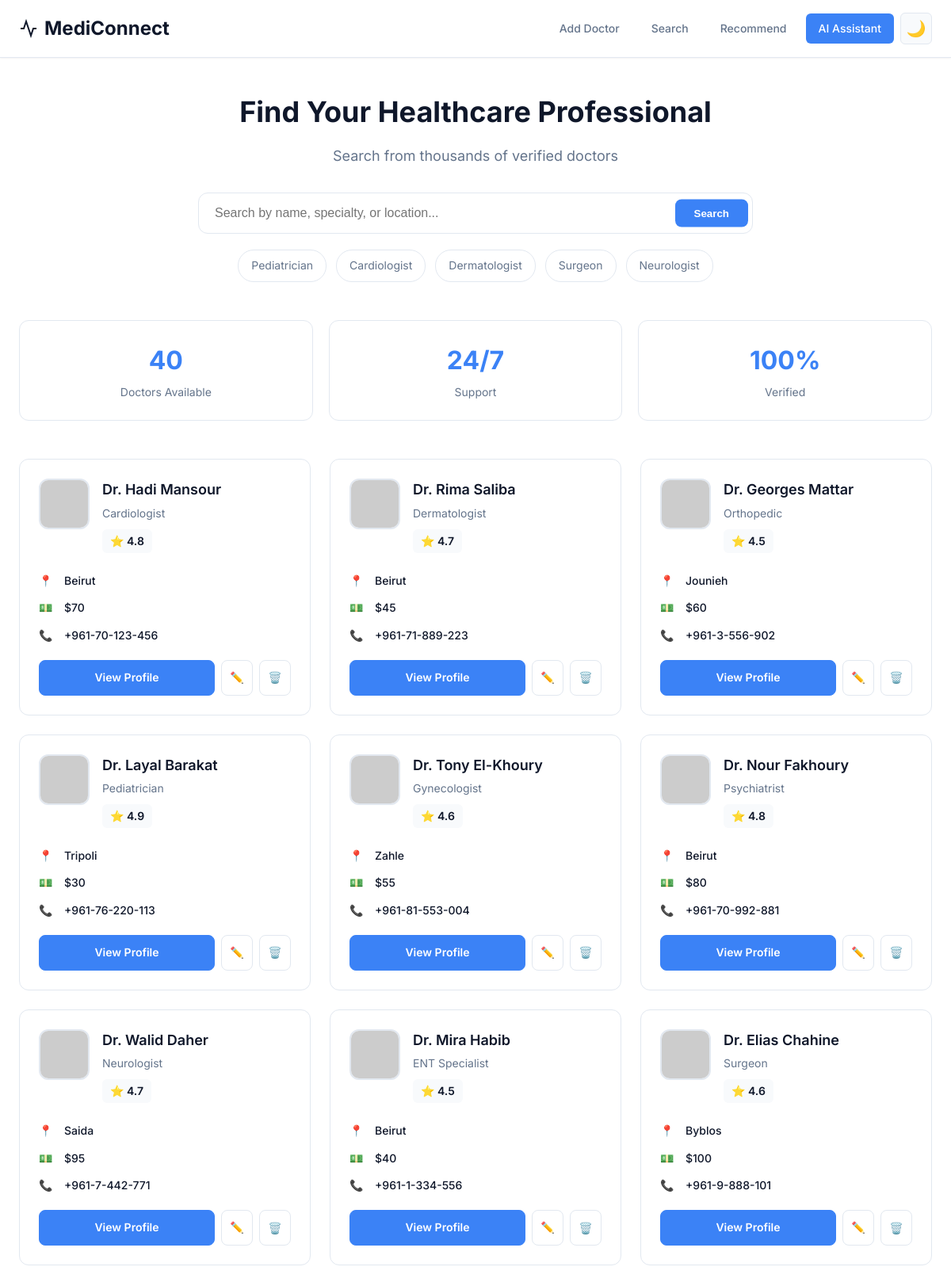
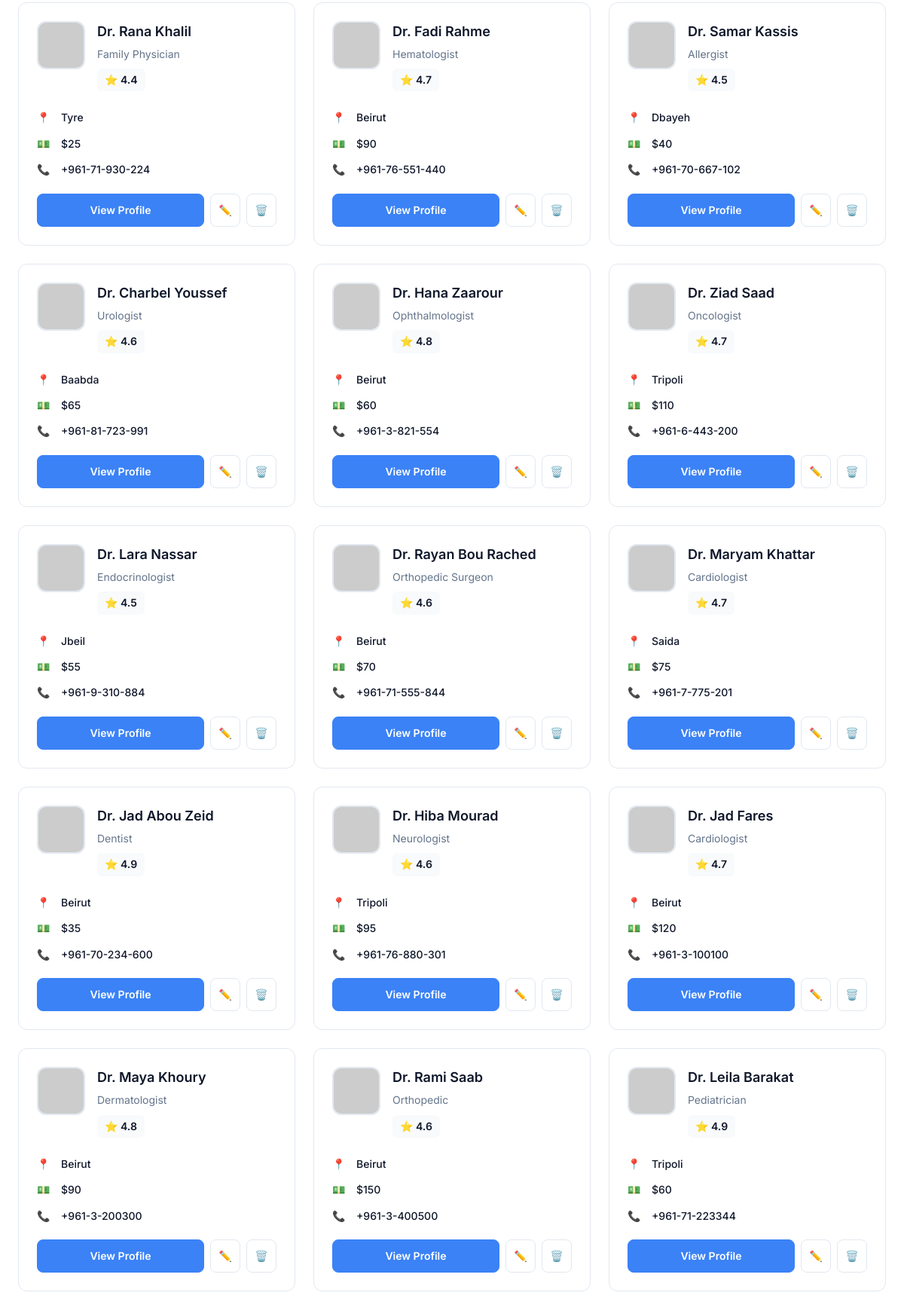
The page / (upper part) on the database its author committed (2 pictures, top to bottom).
### myapp1/models.py (models this page shows)
class Contact(models.Model):
    full_name = models.CharField(max_length=100)
    specialty = models.CharField(max_length=100)
    city = models.CharField(max_length=100)
    address = models.CharField(max_length=200)
    rating = models.FloatField(null=True, blank=True)
    fees = models.IntegerField(null=True, blank=True)
    phone = models.CharField(max_length=40)

### myapp1/views.py (the view)
# urls.py: path('', home, name='home'),
def home(request):
    contacts = Contact.objects.all()
    for contact in contacts:
        contact.profile_image = get_random_profile_image()
    return render(request, 'myapp1/home.html', {'contacts': contacts})

### myapp1/views.py (called while the page is built)
def get_random_profile_image():
    num = random.randint(1, 100)
    return f"https://ui-avatars.com/api/?name=Dr+{num}&size=128&background=random&bold=true"

### templates/myapp1/home.html (shortened to what this page needs)
<!DOCTYPE html>
<html lang="en">
<head>
</head>
<body>
    <nav>
        <div class="nav-container">
            <a href="/" class="logo">
                <svg width="24" height="24" viewBox="0 0 24 24" fill="none" stroke="currentColor" stroke-width="2">
                    <path d="M22 12h-4l-3 9L9 3l-3 9H2"/>
                </svg>
                MediConnect
            </a>
            <div class="nav-links">
                <a href="/create/" class="nav-btn">Add Doctor</a>
                <a href="/search/" class="nav-btn">Search</a>
                <a href="/recommend/" class="nav-btn">Recommend</a>
                <a href="/chatbot/" class="nav-btn primary">AI Assistant</a>
                <button class="theme-toggle" onclick="toggleTheme()">🌙</button>
            </div>
        </div>
    </nav>
    <div class="container">
        <div class="search-section">
            <div class="search-header">
                <h1>Find Your Healthcare Professional</h1>
                <p>Search from thousands of verified doctors</p>
            </div>
            <form action="/search/" method="get">
                <div class="search-box">
                    <input type="text" name="q" class="search-input" placeholder="Search by name, specialty, or location...">
                    <button type="submit" class="search-btn">Search</button>
                </div>
            </form>
            <div class="filters">
                <span class="filter-chip">Pediatrician</span>
                <span class="filter-chip">Cardiologist</span>
                <span class="filter-chip">Dermatologist</span>
                <span class="filter-chip">Surgeon</span>
                <span class="filter-chip">Neurologist</span>
            </div>
        </div>
        <div class="stats">
            <div class="stat-card">
                <div class="stat-number">{{ contacts|length }}</div>
                <div class="stat-label">Doctors Available</div>
            </div>
            <div class="stat-card">
                <div class="stat-number">24/7</div>
                <div class="stat-label">Support</div>
            </div>
            <div class="stat-card">
                <div class="stat-number">100%</div>
                <div class="stat-label">Verified</div>
            </div>
        </div>
        <div class="doctors-grid">
            {% for c in contacts %}
            <div class="doctor-card">
                <div class="doctor-header">
                    <img src="{{ c.profile_image }}" alt="{{ c.full_name }}" class="doctor-avatar">
                    <div class="doctor-info">
                        <div class="doctor-name">{{ c.full_name }}</div>
                        <div class="doctor-specialty">{{ c.specialty }}</div>
                        <div class="doctor-rating">
                            ⭐ {{ c.rating }}
                        </div>
                    </div>
                </div>
                <div class="doctor-body">
                    <div class="doctor-details">
                        <div class="detail-row">
                            <span class="detail-icon">📍</span>
                            <span class="detail-value">{{ c.city }}</span>
                        </div>
                        <div class="detail-row">
                            <span class="detail-icon">💵</span>
                            <span class="detail-value">${{ c.fees }}</span>
                        </div>
                        <div class="detail-row">
                            <span class="detail-icon">📞</span>
                            <span class="detail-value">{{ c.phone }}</span>
                        </div>
                    </div>
                    <div class="doctor-actions">
                        <a href="/profile/{{ c.id }}/" class="btn btn-primary">View Profile</a>
                        <a href="/update/{{ c.id }}/" class="btn btn-icon">✏️</a>
                        <button onclick="if(confirm('Delete this doctor?')) window.location.href='/delete/{{ c.id }}/'" class="btn btn-icon">🗑️</button>
                    </div>
                </div>
            </div>
            {% endfor %}
        </div>
    </div>
</body>
</html>

### rows shown on the page
Contact: full_name "Dr. Hadi Mansour", specialty "Cardiologist", rating "4.8", city "Beirut", fees "70", phone "+961-70-123-456"
Contact: full_name "Dr. Rima Saliba", specialty "Dermatologist", rating "4.7", city "Beirut", fees "45", phone "+961-71-889-223"
Contact: full_name "Dr. Georges Mattar", specialty "Orthopedic", rating "4.5", city "Jounieh", fees "60", phone "+961-3-556-902"
Contact: full_name "Dr. Layal Barakat", specialty "Pediatrician", rating "4.9", city "Tripoli", fees "30", phone "+961-76-220-113"
Contact: full_name "Dr. Tony El-Khoury", specialty "Gynecologist", rating "4.6", city "Zahle", fees "55", phone "+961-81-553-004"
Contact: full_name "Dr. Nour Fakhoury", specialty "Psychiatrist", rating "4.8", city "Beirut", fees "80", phone "+961-70-992-881"
Contact: full_name "Dr. Walid Daher", specialty "Neurologist", rating "4.7", city "Saida", fees "95", phone "+961-7-442-771"
Contact: full_name "Dr. Mira Habib", specialty "ENT Specialist", rating "4.5", city "Beirut", fees "40", phone "+961-1-334-556"
Contact: full_name "Dr. Elias Chahine", specialty "Surgeon", rating "4.6", city "Byblos", fees "100", phone "+961-9-888-101"
Contact: full_name "Dr. Rana Khalil", specialty "Family Physician", rating "4.4", city "Tyre", fees "25", phone "+961-71-930-224"
Contact: full_name "Dr. Fadi Rahme", specialty "Hematologist", rating "4.7", city "Beirut", fees "90", phone "+961-76-551-440"
Contact: full_name "Dr. Samar Kassis", specialty "Allergist", rating "4.5", city "Dbayeh", fees "40", phone "+961-70-667-102"
Contact: full_name "Dr. Charbel Youssef", specialty "Urologist", rating "4.6", city "Baabda", fees "65", phone "+961-81-723-991"
Contact: full_name "Dr. Hana Zaarour", specialty "Ophthalmologist", rating "4.8", city "Beirut", fees "60", phone "+961-3-821-554"
Contact: full_name "Dr. Ziad Saad", specialty "Oncologist", rating "4.7", city "Tripoli", fees "110", phone "+961-6-443-200"
Contact: full_name "Dr. Lara Nassar", specialty "Endocrinologist", rating "4.5", city "Jbeil", fees "55", phone "+961-9-310-884"
Contact: full_name "Dr. Rayan Bou Rached", specialty "Orthopedic Surgeon", rating "4.6", city "Beirut", fees "70", phone "+961-71-555-844"
Contact: full_name "Dr. Maryam Khattar", specialty "Cardiologist", rating "4.7", city "Saida", fees "75", phone "+961-7-775-201"
Contact: full_name "Dr. Jad Abou Zeid", specialty "Dentist", rating "4.9", city "Beirut", fees "35", phone "+961-70-234-600"
Contact: full_name "Dr. Hiba Mourad", specialty "Neurologist", rating "4.6", city "Tripoli", fees "95", phone "+961-76-880-301"
Contact: full_name "Dr. Jad Fares", specialty "Cardiologist", rating "4.7", city "Beirut", fees "120", phone "+961-3-100100"
Contact: full_name "Dr. Maya Khoury", specialty "Dermatologist", rating "4.8", city "Beirut", fees "90", phone "+961-3-200300"
Contact: full_name "Dr. Rami Saab", specialty "Orthopedic", rating "4.6", city "Beirut", fees "150", phone "+961-3-400500"
Contact: full_name "Dr. Leila Barakat", specialty "Pediatrician", rating "4.9", city "Tripoli", fees "60", phone "+961-71-223344"

### other values the page prints
{{ contacts|length }} "40"
